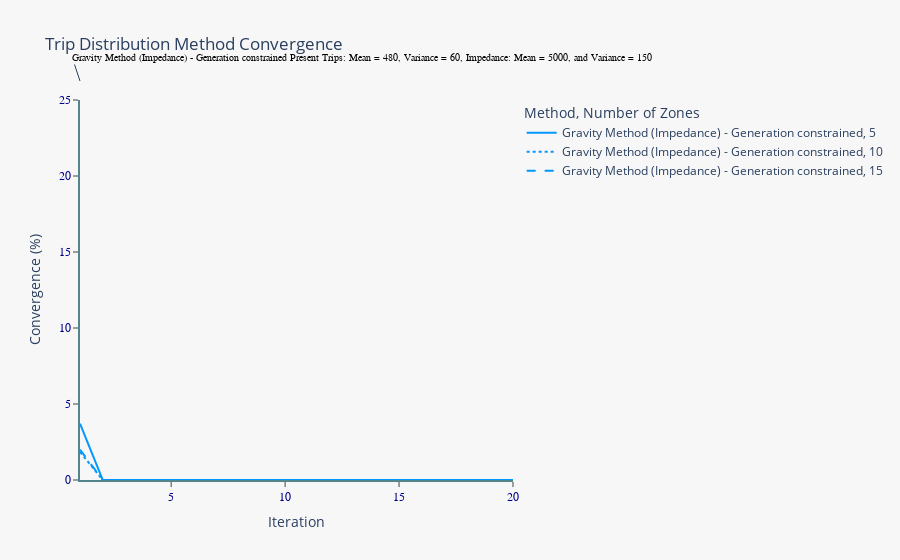

Here is the notebook cell this chart was saved with:
### Markdown cell above
##### Dedicated Convergence testing

### Code cell
ded_test(dist_func='GMImp', n_zones=[5, 10, 15], test_pre_mean=480, test_pre_var=60, gm_imp_mean=5000, gm_imp_var=150, gm_type='GEN',n_iter=20)

### Figure 1 — Plotly figure (JSON) as saved in the notebook; plotly's stock layout.template omitted (floating-point values rounded to 4 significant figures)
{"data": [{"hovertemplate": "Method=Gravity Method (Impedance) - Generation constrained<br>Number of Zones=5<br>Iteration=%{x}<br>Convergence (%)=%{y}<extra></extra>", "legendgroup": "Gravity Method (Impedance) - Generation constrained, 5", "line": {"color": "rgb(0,152,255)", "dash": "solid"}, "marker": {"symbol": "circle"}, "mode": "lines", "name": "Gravity Method (Impedance) - Generation constrained, 5", "orientation": "v", "showlegend": true, "type": "scatter", "x": [1, 2, 3, 4, 5, 6, 7, 8, 9, 10, 11, 12, 13, 14, 15, 16, 17, 18, 19, 20], "xaxis": "x", "y": [3.708, 0.0003025, 4.715e-08, 6.928e-12, 4.441e-14, 6.661e-14, 8.882e-14, 7.772e-14, 8.882e-14, 7.772e-14, 8.882e-14, 8.882e-14, 8.882e-14, 8.882e-14, 7.772e-14, 7.772e-14, 9.992e-14, 8.882e-14, 8.882e-14, 7.772e-14], "yaxis": "y"}, {"hovertemplate": "Method=Gravity Method (Impedance) - Generation constrained<br>Number of Zones=10<br>Iteration=%{x}<br>Convergence (%)=%{y}<extra></extra>", "legendgroup": "Gravity Method (Impedance) - Generation constrained, 10", "line": {"color": "rgb(0,152,255)", "dash": "dot"}, "marker": {"symbol": "circle"}, "mode": "lines", "name": "Gravity Method (Impedance) - Generation constrained, 10", "orientation": "v", "showlegend": true, "type": "scatter", "x": [1, 2, 3, 4, 5, 6, 7, 8, 9, 10, 11, 12, 13, 14, 15, 16, 17, 18, 19, 20], "xaxis": "x", "y": [1.847, 0.0001179, 1.539e-08, 2.265e-12, 4.441e-14, 4.441e-14, 4.441e-14, 4.441e-14, 5.551e-14, 5.551e-14, 6.661e-14, 6.661e-14, 8.882e-14, 8.882e-14, 7.772e-14, 9.992e-14, 9.992e-14, 9.992e-14, 1.221e-13, 1.221e-13], "yaxis": "y"}, {"hovertemplate": "Method=Gravity Method (Impedance) - Generation constrained<br>Number of Zones=15<br>Iteration=%{x}<br>Convergence (%)=%{y}<extra></extra>", "legendgroup": "Gravity Method (Impedance) - Generation constrained, 15", "line": {"color": "rgb(0,152,255)", "dash": "dash"}, "marker": {"symbol": "circle"}, "mode": "lines", "name": "Gravity Method (Impedance) - Generation constrained, 15", "orientation": "v", "showlegend": true, "type": "scatter", "x": [1, 2, 3, 4, 5, 6, 7, 8, 9, 10, 11, 12, 13, 14, 15, 16, 17, 18, 19, 20], "xaxis": "x", "y": [1.997, 7.433e-05, 7.958e-09, 8.438e-13, 5.551e-14, 6.661e-14, 1.11e-13, 1.221e-13, 1.332e-13, 1.443e-13, 1.443e-13, 1.554e-13, 1.443e-13, 1.332e-13, 1.221e-13, 1.221e-13, 1.332e-13, 1.332e-13, 1.332e-13, 1.332e-13], "yaxis": "y"}], "layout": {"annotations": [{"font": {"color": "black", "family": "Nirmala UI", "size": 10}, "text": "Gravity Method (Impedance) - Generation constrained Present Trips: Mean = 480, Variance = 60, Impedance: Mean = 5000, and Variance = 150", "x": 0, "xanchor": "left", "xref": "paper", "y": 1.05, "yanchor": "top", "yref": "paper"}], "legend": {"title": {"text": "Method, Number of Zones"}, "tracegroupgap": 0}, "paper_bgcolor": "#F7F7F7", "plot_bgcolor": "#F7F7F7", "title": {"text": "Trip Distribution Method Convergence"}, "xaxis": {"anchor": "y", "domain": [0, 1], "linecolor": "#53868B", "linewidth": 2, "showgrid": false, "showticklabels": true, "tickfont": {"color": "#00008B", "family": "Nirmala UI", "size": 12}, "ticks": "outside", "title": {"text": "Iteration"}}, "yaxis": {"anchor": "x", "domain": [0, 1], "linecolor": "#53868B", "linewidth": 2, "range": [0, 25], "showgrid": false, "showticklabels": true, "tickfont": {"color": "#00008B", "family": "Nirmala UI", "size": 12}, "ticks": "outside", "title": {"text": "Convergence (%)"}}}}
